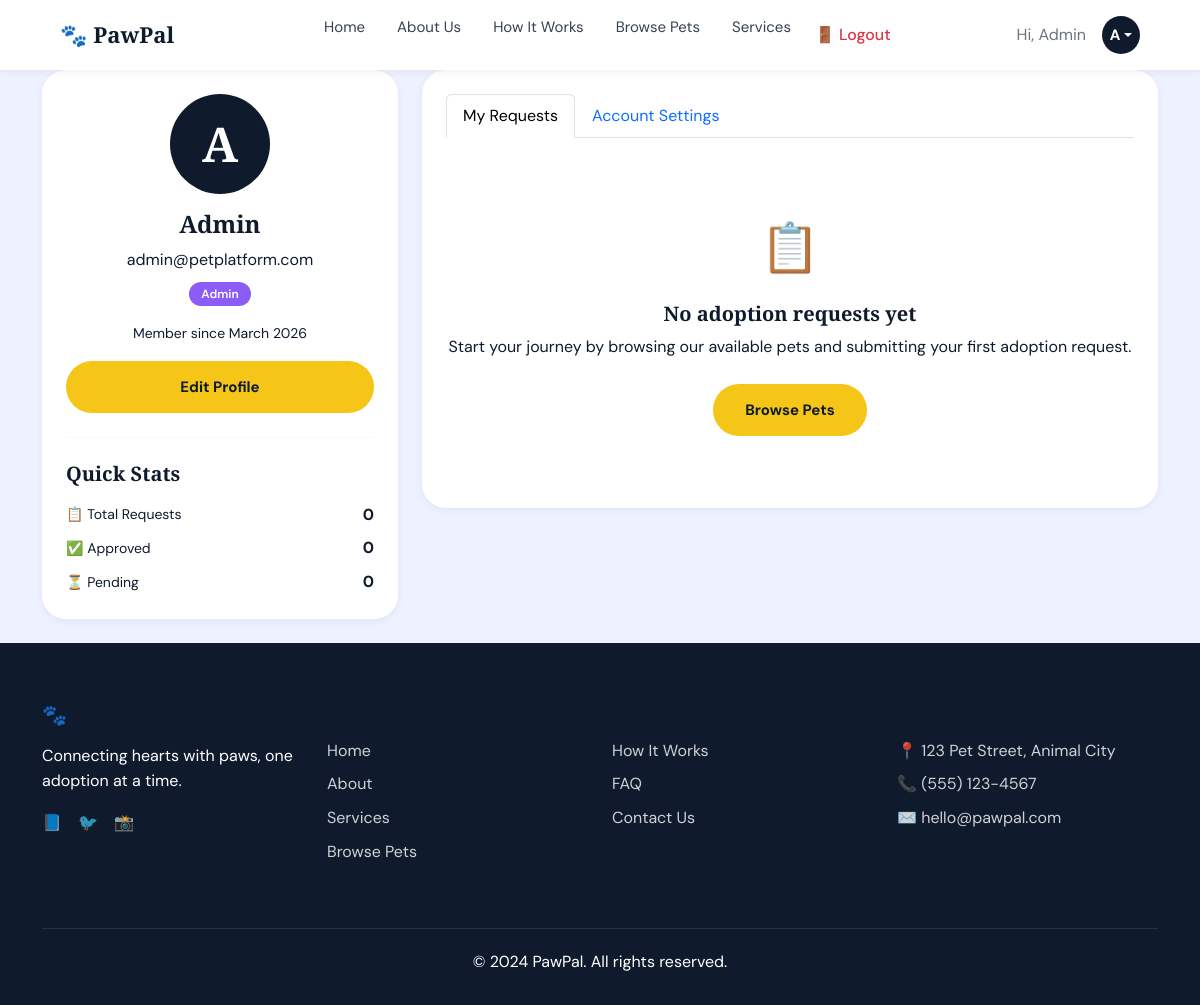
/user/profile (signed in), run on the app's committed database.
### app/models.py (models this page shows, shortened)
class User(UserMixin, db.Model):
    id = db.Column(db.Integer, primary_key=True)
    name = db.Column(db.String(100), nullable=False)
    email = db.Column(db.String(120), unique=True, nullable=False)
    password_hash = db.Column(db.String(200), nullable=False)
    role = db.Column(db.String(20), default='user')
    created_at = db.Column(db.DateTime, default=datetime.utcnow)
    adoption_requests = db.relationship('AdoptionRequest', backref='user', lazy=True)

### app/routes/user.py (the view)
@user.route('/profile')
@login_required
def profile():
    requests = AdoptionRequest.query.filter_by(user_id=current_user.id).order_by(AdoptionRequest.created_at.desc()).all()
    return render_template('user/profile.html', requests=requests)

### app/templates/user/profile.html (shortened to what this page needs)
{% extends "base.html" %}
{% block content %}
<div class="container">
    <div class="row">
        <div class="col-md-4 mb-4">
            <div class="card-custom p-4" style="border-radius: var(--radius-lg);">
                <div class="text-center">
                    <div class="rounded-circle d-flex align-items-center justify-content-center mx-auto mb-3" style="background: var(--navy); width: 100px; height: 100px;">
                        <span class="text-white" style="font-family: 'Playfair Display', serif; font-size: 48px; font-weight: 700;">{{ current_user.name[0].upper() }}</span>
                    </div>
                    <h3 class="fw-bold mb-2" style="font-family: 'Playfair Display', serif; font-size: 24px;">{{ current_user.name }}</h3>
                    <p class="text-gray-500 mb-2">{{ current_user.email }}</p>
                    <div class="mb-3">
                        {% if current_user.role == 'admin' %}
                        <span class="badge" style="background: #8B5CF6; color: white; padding: 6px 12px; font-size: 12px; font-weight: 600;">Admin</span>
                        {% else %}
                        <span class="badge" style="background: #3B82F6; color: white; padding: 6px 12px; font-size: 12px; font-weight: 600;">User</span>
                        {% endif %}
                    </div>
                    <p class="text-gray-500 mb-3" style="font-size: 14px;">Member since {{ current_user.created_at.strftime('%B %Y') if current_user.created_at else 'Unknown' }}</p>
                    <a href="#" class="btn-primary-custom" style="width: 100%;" onclick="document.getElementById('editProfileForm').scrollIntoView({behavior: 'smooth'});">Edit Profile</a>
                    <hr class="my-4" style="border-color: var(--gray-200);">
                    <div class="text-start">
                        <h5 class="fw-bold mb-3">Quick Stats</h5>
                        <div class="d-flex justify-content-between align-items-center mb-2">
                            <span class="text-gray-500" style="font-size: 14px;">📋 Total Requests</span>
                            <span class="fw-bold">{{ requests|length }}</span>
                        </div>
                        <div class="d-flex justify-content-between align-items-center mb-2">
                            <span class="text-gray-500" style="font-size: 14px;">✅ Approved</span>
                            <span class="fw-bold">{{ requests|selectattr('status', 'equalto', 'approved')|list|length }}</span>
                        </div>
                        <div class="d-flex justify-content-between align-items-center">
                            <span class="text-gray-500" style="font-size: 14px;">⏳ Pending</span>
                            <span class="fw-bold">{{ requests|selectattr('status', 'equalto', 'pending')|list|length }}</span>
                        </div>
                    </div>
                </div>
            </div>
        </div>
        <div class="col-md-8">
            <div class="card-custom p-4" style="border-radius: var(--radius-lg);">
                <ul class="nav nav-tabs mb-4" id="profileTabs" role="tablist">
                    <li class="nav-item" role="presentation">
                        <button class="nav-link active" id="requests-tab" data-bs-toggle="tab" data-bs-target="#requests" type="button" role="tab">My Requests</button>
                    </li>
                    <li class="nav-item" role="presentation">
                        <button class="nav-link" id="settings-tab" data-bs-toggle="tab" data-bs-target="#settings" type="button" role="tab">Account Settings</button>
                    </li>
                </ul>
                <div class="tab-content" id="profileTabContent">
                    <div class="tab-pane fade show active" id="requests" role="tabpanel">
                        {% if requests %}
                        <div class="table-responsive">
                            <table class="table">
                                <thead>
                                    <tr>
                                        <th>Pet</th>
                                        <th>Species</th>
                                        <th>Submitted Date</th>
                                        <th>Status</th>
                                        <th>Action</th>
                                    </tr>
                                </thead>
                                <tbody>
                                    {% for request in requests %}
                                    <tr>
                                        <td>
                                            <div class="d-flex align-items-center">
                                                {% if request.pet.image_url %}
                                                <img src="{{ request.pet.image_url }}" alt="{{ request.pet.name }}" class="rounded-circle me-2" style="width: 40px; height: 40px; object-fit: cover;">
                                                {% else %}
                                                <div class="rounded-circle bg-light me-2 d-flex align-items-center justify-content-center" style="width: 40px; height: 40px;">
                                                    <span>🐾</span>
                                                </div>
                                                {% endif %}
                                                <div>
                                                    <div class="fw-bold">{{ request.pet.name }}</div>
                                                    <div class="text-gray-500" style="font-size: 12px;">{{ request.pet.breed or 'Mixed' }}</div>
                                                </div>
                                            </div>
                                        </td>
                                        <td>
                                            {% if request.pet.species == 'dog' %}
                                            <span class="badge-dog">Dog</span>
                                            {% elif request.pet.species == 'cat' %}
                                            <span class="badge-cat">Cat</span>
                                            {% elif request.pet.species == 'bird' %}
                                            <span class="badge-bird">Bird</span>
                                            {% else %}
                                            <span class="badge-other">Other</span>
                                            {% endif %}
                                        </td>
                                        <td>{{ request.created_at.strftime('%b %d, %Y') }}</td>
                                        <td>
                                            {% if request.status == 'pending' %}
                                            <span class="badge-pending">Pending</span>
                                            {% elif request.status == 'approved' %}
                                            <span class="badge-approved">Approved</span>
                                            {% elif request.status == 'rejected' %}
                                            <span class="badge-rejected">Rejected</span>
                                            {% endif %}
                                        </td>
                                        <td>
                                            <a href="{{ url_for('user.pet_detail', pet_id=request.pet.id) }}" class="btn btn-sm btn-outline-custom">View Pet</a>
                                        </td>
                                    </tr>
                                    {% endfor %}
                                </tbody>
                            </table>
                        </div>
                        {% else %}
                        <div class="text-center py-5">
                            <div class="mb-3">
                                <span style="font-size: 48px;">📋</span>
                            </div>
                            <h5 class="fw-bold mb-2">No adoption requests yet</h5>
                            <p class="text-gray-500 mb-4">Start your journey by browsing our available pets and submitting your first adoption request.</p>
                            <a href="{{ url_for('user.dashboard') }}" class="btn-primary-custom">Browse Pets</a>
                        </div>
                        {% endif %}
                    </div>
                </div>
            </div>
        </div>
    </div>
</div>
{% endblock %}

### app/templates/base.html (shortened to what this page needs)
<!DOCTYPE html>
<html lang="en">
<head>
    <link href="https://cdn.jsdelivr.net/npm/bootstrap@5.3.0/dist/css/bootstrap.min.css" rel="stylesheet">
</head>
<body>
    <nav class="navbar navbar-expand-lg navbar-custom">
        <div class="container-fluid">
            <a class="navbar-brand" href="{{ url_for('main.index') }}">🐾 PawPal</a>
            <div class="collapse navbar-collapse" id="navbarNav">
                <ul class="navbar-nav mx-auto">
                    <li class="nav-item">
                        <a class="nav-link-custom" href="{{ url_for('main.index') }}">Home</a>
                    </li>
                    <li class="nav-item">
                        <a class="nav-link-custom" href="{{ url_for('main.about') }}">About Us</a>
                    </li>
                    <li class="nav-item">
                        <a class="nav-link-custom" href="{{ url_for('main.how_it_works') }}">How It Works</a>
                    </li>
                    <li class="nav-item">
                        <a class="nav-link-custom" href="{{ url_for('user.dashboard') }}">Browse Pets</a>
                    </li>
                    <li class="nav-item">
                        <a class="nav-link-custom" href="{{ url_for('user.services') }}">Services</a>
                    </li>
                    {% if current_user.is_authenticated %}
                    <li class="nav-item">
                        <a class="nav-link text-danger" href="{{ url_for('auth.logout') }}">🚪 Logout</a>
                    </li>
                    {% endif %}
                </ul>
                <div class="d-flex align-items-center">
                    {% if current_user.is_authenticated %}
                        <span class="text-secondary me-3">Hi, {{ current_user.name }}</span>
                        <div class="dropdown">
                            <div class="user-avatar-circle dropdown-toggle"
                                 data-bs-toggle="dropdown"
                                 aria-expanded="false"
                                 style="width:38px;height:38px;background:#0F1B2D;color:white;
                                        border-radius:50%;display:flex;align-items:center;
                                        justify-content:center;font-weight:700;cursor:pointer;
                                        font-size:15px;">
                              {{ current_user.name[0].upper() }}
                            </div>
                        </div>
                    {% else %}
                        <a href="{{ url_for('auth.login') }}" class="btn-outline-custom me-2">Login</a>
                        <a href="{{ url_for('auth.register') }}" class="btn-primary-custom">Register</a>
                    {% endif %}
                </div>
            </div>
        </div>
    </nav>
    {% block content %}{% endblock %}
    <footer class="footer-custom">
        <div class="container">
            <div class="row">
                <div class="col-md-3 mb-4">
                    <h5 class="mb-3">🐾 PawPal</h5>
                    <p class="mb-3">Connecting hearts with paws, one adoption at a time.</p>
                    <div class="d-flex gap-3">
                        <a href="#" class="footer-link">📘</a>
                        <a href="#" class="footer-link">🐦</a>
                        <a href="#" class="footer-link">📸</a>
                    </div>
                </div>
                <div class="col-md-3 mb-4">
                    <h6 class="mb-3">Quick Links</h6>
                    <div class="d-flex flex-column gap-2">
                        <a href="{{ url_for('main.index') }}" class="footer-link">Home</a>
                        <a href="{{ url_for('main.about') }}" class="footer-link">About</a>
                        <a href="{{ url_for('user.services') }}" class="footer-link">Services</a>
                        <a href="{{ url_for('user.dashboard') }}" class="footer-link">Browse Pets</a>
                    </div>
                </div>
                <div class="col-md-3 mb-4">
                    <h6 class="mb-3">Support</h6>
                    <div class="d-flex flex-column gap-2">
                        <a href="{{ url_for('main.how_it_works') }}" class="footer-link">How It Works</a>
                        <a href="#" class="footer-link">FAQ</a>
                        <a href="#" class="footer-link">Contact Us</a>
                    </div>
                </div>
                <div class="col-md-3 mb-4">
                    <h6 class="mb-3">Contact Info</h6>
                    <div class="d-flex flex-column gap-2">
                        <div class="footer-link">📍 123 Pet Street, Animal City</div>
                        <div class="footer-link">📞 (555) 123-4567</div>
                        <div class="footer-link">✉️ hello@pawpal.com</div>
                    </div>
                </div>
            </div>
            <div class="footer-bottom">
                <p class="mb-0">© 2024 PawPal. All rights reserved.</p>
            </div>
        </div>
    </footer>
</body>
</html>

### data on the page
User: name "Admin", name "A", email "admin@petplatform.com", created_at "March 2026"

### other printed values
{{ requests|length }} "0"
{{ requests|selectattr('status', 'equalto', 'approved')|list|length }} "0"
{{ requests|selectattr('status', 'equalto', 'pending')|list|length }} "0"
